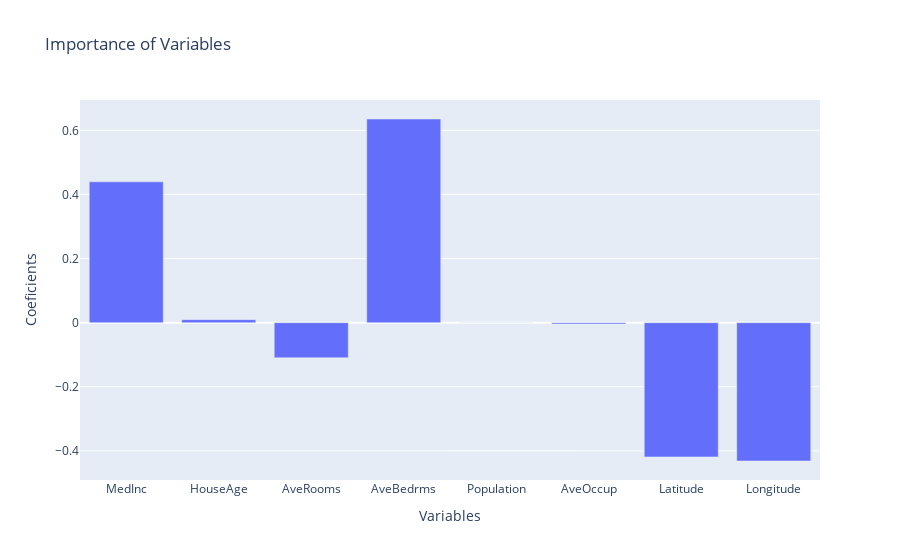

The cell this chart's notebook holds for it:
### Code cell
#D - Visualiza cuales son las variables (coeficientes) más importantes en cada uno de los modelos. (1.25 puntos)

# Visualize Linear Regression Coef.

data = [
    go.Bar(
        x = df.columns,
        y = lr_coef_importance,
        width= np.repeat(0.8,len(df.columns)) # Cambiar la anchura de cada barra

    )
]

layout = go.Layout(barmode = "group",title = "Importance of Variables", xaxis_title="Variables", yaxis_title="Coeficients")

fig = go.Figure(data = data, layout = layout)
fig.show()

### Figure 1 — Plotly figure (JSON) as saved in the notebook; plotly's stock layout.template omitted (floating-point values rounded to 4 significant figures)
{"data": [{"type": "bar", "width": [0.8, 0.8, 0.8, 0.8, 0.8, 0.8, 0.8, 0.8, 0.8], "x": ["MedInc", "HouseAge", "AveRooms", "AveBedrms", "Population", "AveOccup", "Latitude", "Longitude", "target"], "y": [0.4396, 0.009386, -0.1096, 0.6355, -2.824e-06, -0.003847, -0.4189, -0.4316]}], "layout": {"barmode": "group", "title": {"text": "Importance of Variables"}, "xaxis": {"title": {"text": "Variables"}}, "yaxis": {"title": {"text": "Coeficients"}}}}
